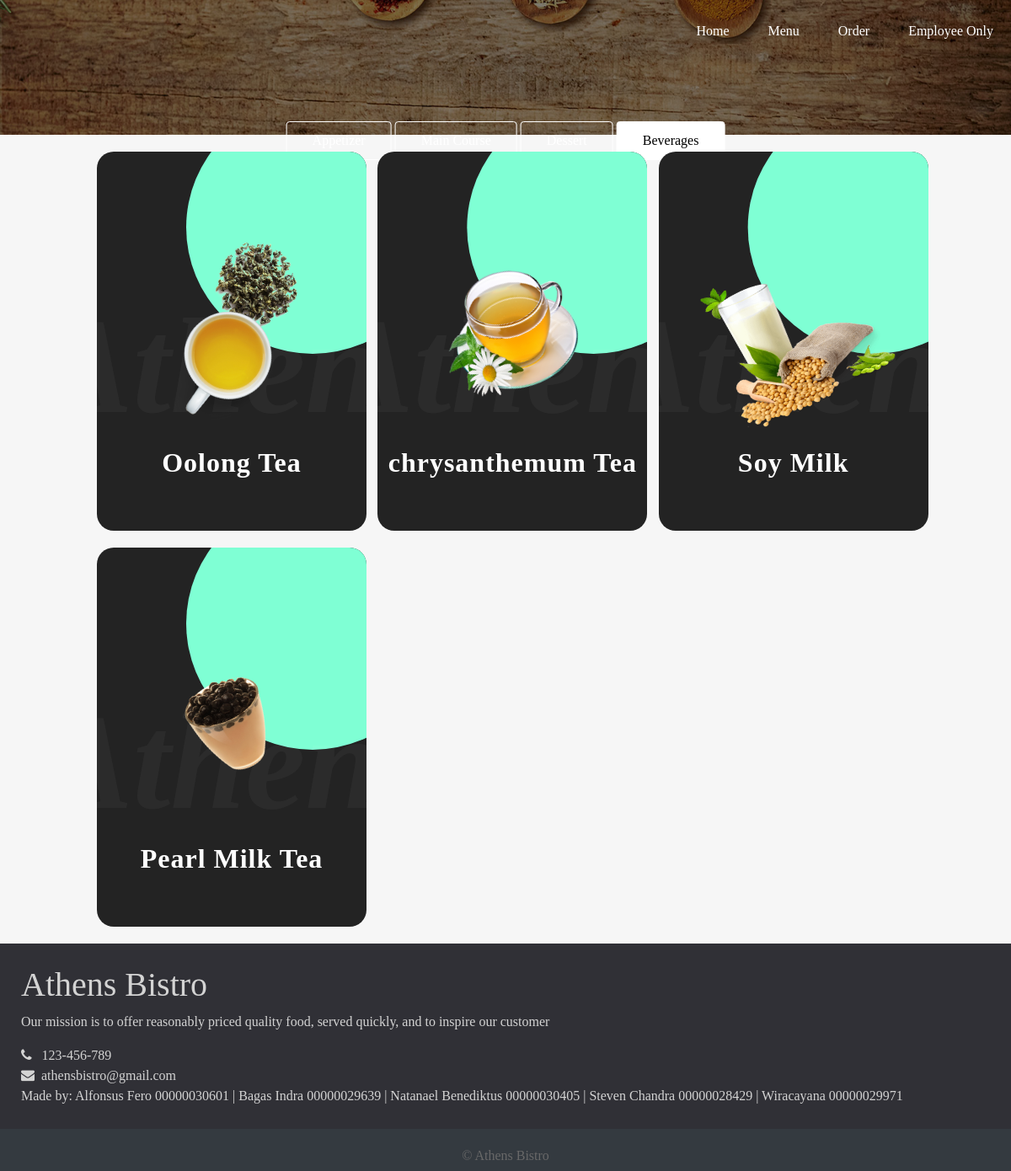
/beverages.php, run on the app's committed database.
### tables this page shows
CREATE TABLE `produk` (
  `id_produk` int(11) NOT NULL,
  `id_kategori` int(11) NOT NULL,
  `nama_produk` varchar(50) NOT NULL,
  `deskripsi` varchar(200) NOT NULL,
  `harga` double NOT NULL,
  `image` varchar(100) NOT NULL
);

### beverages.php (the view, shortened to what this page needs)
<?php include('header.php'); ?>
<body>
	<header class="menutiap">
		<div class="main">
			<?php include('navigationbar.php'); ?>
		</div>
		<div class="buttontiap">
  			<a href="appetizer.php" class="btn">Appetizer</a>
  			<a href="maincourse.php" class="btn">Main Course</a>
  			<a href="dessert.php" class="btn">Dessert</a>
  			<a href="beverages.php" class="btn active">Beverages</a>
  		</div>
	</header>
	<div class="page-wrapper">
		<div class="container">
			<div class="containercard">
				<?php
				$sql="SELECT * FROM produk JOIN kategori ON produk.id_kategori=kategori.id_kategori WHERE kategori.nama_kategori='Beverages'";
				$fquery=$connection->query($sql);
				$i=1;
				while($frow=$fquery->fetch_array()){
					if($i == 1) echo "<div class='row'>";
					?>
					<div class="col-4">
						<div class="cards beveragescard">
							<div class="imgBx">
								<img src="<?php if(empty($frow['image'])){echo "images/noimage.jpg";} else{echo $frow['image'];} ?>" height="240px" width="100%">
							</div>
							<div class="contentBx">
					 			<h2><?php echo $frow['nama_produk']; ?></h2>
							</div>
						</div>
						<?php
						$i++;
						echo "</div>";
						if($i == 4){
							echo "</div>";
						$i = 1;
				}
			}
				?>
			</div>
		</div>
	</div>
	<?php include('footer.php'); ?>
</body>
</html>

### header.php (style rules this page uses)
* { margin: 0; padding: 0; font-family: Century Gothic; }
header.menutiap { background-image: linear-gradient(rgba(0,0,0,0.5), rgba(0,0,0,0.5)), url(images/menubackg.jpg); height: 20vh; background-size: cover; background-position: center; }
html, body { height: 100%; padding: 0px; margin: 0px; background: #f6f6f6; }
.main { max-width: 1200px; margin: auto; }
.buttontiap { position: absolute; top: 12%; left: 50%; transform: translate(-50%, -50%); }
.btn { border: 1px solid #fff; padding: 10px 30px; color: #fff; text-decoration: none; transition: 0.6s ease; }
.buttontiap a.active { background-color: #fff; color: #000; }
.container { max-width: 1000px; }
.containercard { position: relative; }
.containercard .cards { position: relative; width: 320px; height: 450px; background: #232323; border-radius: 20px; overflow: hidden; margin-top: 20px; }
.containercard .beveragescard:before { content: ''; position: absolute; top: 0; left: 0; width: 100%; height: 100%; background: #7FFFD4; clip-path: circle(150px at 80% 20%); transition: 0.5s ease-in-out; }
.containercard .cards:after { content: 'Athens'; position: absolute; top: 30%; left: -20%; font-size: 10em; font-weight: 800; font-style: italic; color: rgba(255,255,255,0.04); }
.containercard .cards .imgBx { position: absolute; top: 50%; transform: translateY(-50%); z-index: 10000; width: 100%; height: 200px; transition: 0.5s; }
.containercard .cards .imgBx img { position: absolute; top: 45%; left: 50%; transform: translate(-50%, -50%) rotate(-25deg); width: 200px; height: 180px; }
.containercard .cards .contentBx { position: absolute; bottom: 0; width: 100%; height: 100px; text-align: center; transition: 1s; z-index: 10; }
.containercard .cards .contentBx h2 { position: relative; font-weight: 600; letter-spacing: 1px; color: #fff; }

### data on the page
produk: image (picture), nama_produk "Oolong Tea"
produk: image (picture), nama_produk "chrysanthemum Tea"
produk: image (picture), nama_produk "Soy Milk"
produk: image (picture), nama_produk "Pearl Milk Tea"
